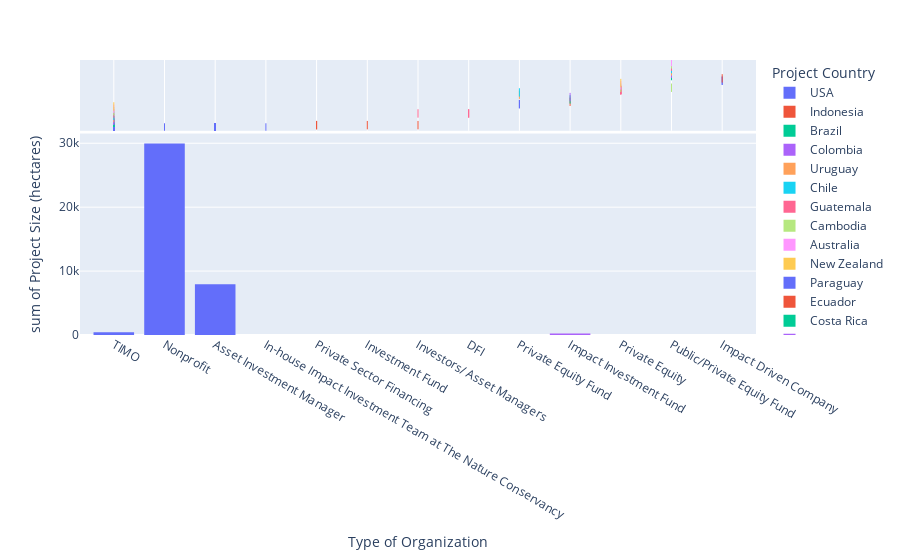

Notebook code cell kept with this figure:
### Code cell
fig = px.histogram(data, x="Type of Organization", y="Project Size (hectares)", marginal="rug",color ="Project Country")
fig.show()

### Figure 1 — Plotly figure (JSON) as saved in the notebook; plotly's stock layout.template omitted (floating-point values rounded to 4 significant figures)
{"data": [{"alignmentgroup": "True", "bingroup": "x", "histfunc": "sum", "hovertemplate": "Project Country=USA<br>Type of Organization=%{x}<br>sum of Project Size (hectares)=%{y}<extra></extra>", "legendgroup": "USA", "marker": {"color": "#636efa"}, "name": "USA", "offsetgroup": "USA", "orientation": "v", "showlegend": true, "type": "histogram", "x": ["TIMO", "TIMO", "TIMO", "TIMO", "TIMO", "TIMO", "TIMO", "TIMO", "TIMO", "TIMO", "TIMO", "TIMO", "Nonprofit", "TIMO", "TIMO", "TIMO", "TIMO", "TIMO", "TIMO", "TIMO", "Asset Investment Manager", "Asset Investment Manager", "Asset Investment Manager", "Asset Investment Manager", "Asset Investment Manager", "Asset Investment Manager", "Asset Investment Manager", "Asset Investment Manager", "Asset Investment Manager", "Asset Investment Manager", "Asset Investment Manager", "Asset Investment Manager", "Asset Investment Manager", "Asset Investment Manager", "Asset Investment Manager", "In-house Impact Investment Team at The Nature Conservancy"], "xaxis": "x", "y": ["10,000", "405", "4,046 per year", "273,972", "112,502", "38,594", "38,594", "64,749", "45,325", "45,325", "36,219", "29", "29947", "10,000", "10,000", "10,000", "10,000", "10,000", "10,000", "10,000", "1,336", "640", "640", "350", "2062", "1961", "761", "761", "1,031", "761", "2,596", "5,377", "5,377", "10,392", "16,000", "102,386"], "yaxis": "y"}, {"alignmentgroup": "True", "boxpoints": "all", "fillcolor": "rgba(255,255,255,0)", "hoveron": "points", "hovertemplate": "Project Country=USA<br>Type of Organization=%{x}<extra></extra>", "jitter": 0, "legendgroup": "USA", "line": {"color": "rgba(255,255,255,0)"}, "marker": {"color": "#636efa", "symbol": "line-ns-open"}, "name": "USA", "offsetgroup": "USA", "showlegend": false, "type": "box", "x": ["TIMO", "TIMO", "TIMO", "TIMO", "TIMO", "TIMO", "TIMO", "TIMO", "TIMO", "TIMO", "TIMO", "TIMO", "Nonprofit", "TIMO", "TIMO", "TIMO", "TIMO", "TIMO", "TIMO", "TIMO", "Asset Investment Manager", "Asset Investment Manager", "Asset Investment Manager", "Asset Investment Manager", "Asset Investment Manager", "Asset Investment Manager", "Asset Investment Manager", "Asset Investment Manager", "Asset Investment Manager", "Asset Investment Manager", "Asset Investment Manager", "Asset Investment Manager", "Asset Investment Manager", "Asset Investment Manager", "Asset Investment Manager", "In-house Impact Investment Team at The Nature Conservancy"], "xaxis": "x2", "yaxis": "y2"}, {"alignmentgroup": "True", "bingroup": "x", "histfunc": "sum", "hovertemplate": "Project Country=Indonesia<br>Type of Organization=%{x}<br>sum of Project Size (hectares)=%{y}<extra></extra>", "legendgroup": "Indonesia", "marker": {"color": "#EF553B"}, "name": "Indonesia", "offsetgroup": "Indonesia", "orientation": "v", "showlegend": true, "type": "histogram", "x": ["Private Sector Financing", "Private Sector Financing", "Investment Fund", "Investors/ Asset Managers"], "xaxis": "x", "y": ["70,000", "18,000", "93,000", "22,934"], "yaxis": "y"}, {"alignmentgroup": "True", "boxpoints": "all", "fillcolor": "rgba(255,255,255,0)", "hoveron": "points", "hovertemplate": "Project Country=Indonesia<br>Type of Organization=%{x}<extra></extra>", "jitter": 0, "legendgroup": "Indonesia", "line": {"color": "rgba(255,255,255,0)"}, "marker": {"color": "#EF553B", "symbol": "line-ns-open"}, "name": "Indonesia", "offsetgroup": "Indonesia", "showlegend": false, "type": "box", "x": ["Private Sector Financing", "Private Sector Financing", "Investment Fund", "Investors/ Asset Managers"], "xaxis": "x2", "yaxis": "y2"}, {"alignmentgroup": "True", "bingroup": "x", "histfunc": "sum", "hovertemplate": "Project Country=Brazil<br>Type of Organization=%{x}<br>sum of Project Size (hectares)=%{y}<extra></extra>", "legendgroup": "Brazil", "marker": {"color": "#00cc96"}, "name": "Brazil", "offsetgroup": "Brazil", "orientation": "v", "showlegend": true, "type": "histogram", "x": ["TIMO", "TIMO", "TIMO", "TIMO", "TIMO"], "xaxis": "x", "y": ["36,372", "12,594", "36,372", "12,594", "170,500"], "yaxis": "y"}, {"alignmentgroup": "True", "boxpoints": "all", "fillcolor": "rgba(255,255,255,0)", "hoveron": "points", "hovertemplate": "Project Country=Brazil<br>Type of Organization=%{x}<extra></extra>", "jitter": 0, "legendgroup": "Brazil", "line": {"color": "rgba(255,255,255,0)"}, "marker": {"color": "#00cc96", "symbol": "line-ns-open"}, "name": "Brazil", "offsetgroup": "Brazil", "showlegend": false, "type": "box", "x": ["TIMO", "TIMO", "TIMO", "TIMO", "TIMO"], "xaxis": "x2", "yaxis": "y2"}, {"alignmentgroup": "True", "bingroup": "x", "histfunc": "sum", "hovertemplate": "Project Country=Colombia<br>Type of Organization=%{x}<br>sum of Project Size (hectares)=%{y}<extra></extra>", "legendgroup": "Colombia", "marker": {"color": "#ab63fa"}, "name": "Colombia", "offsetgroup": "Colombia", "orientation": "v", "showlegend": true, "type": "histogram", "x": ["TIMO", "TIMO", "TIMO"], "xaxis": "x", "y": ["24,172", "24,172", "25,500"], "yaxis": "y"}, {"alignmentgroup": "True", "boxpoints": "all", "fillcolor": "rgba(255,255,255,0)", "hoveron": "points", "hovertemplate": "Project Country=Colombia<br>Type of Organization=%{x}<extra></extra>", "jitter": 0, "legendgroup": "Colombia", "line": {"color": "rgba(255,255,255,0)"}, "marker": {"color": "#ab63fa", "symbol": "line-ns-open"}, "name": "Colombia", "offsetgroup": "Colombia", "showlegend": false, "type": "box", "x": ["TIMO", "TIMO", "TIMO"], "xaxis": "x2", "yaxis": "y2"}, {"alignmentgroup": "True", "bingroup": "x", "histfunc": "sum", "hovertemplate": "Project Country=Uruguay<br>Type of Organization=%{x}<br>sum of Project Size (hectares)=%{y}<extra></extra>", "legendgroup": "Uruguay", "marker": {"color": "#FFA15A"}, "name": "Uruguay", "offsetgroup": "Uruguay", "orientation": "v", "showlegend": true, "type": "histogram", "x": ["TIMO"], "xaxis": "x", "y": ["68,000"], "yaxis": "y"}, {"alignmentgroup": "True", "boxpoints": "all", "fillcolor": "rgba(255,255,255,0)", "hoveron": "points", "hovertemplate": "Project Country=Uruguay<br>Type of Organization=%{x}<extra></extra>", "jitter": 0, "legendgroup": "Uruguay", "line": {"color": "rgba(255,255,255,0)"}, "marker": {"color": "#FFA15A", "symbol": "line-ns-open"}, "name": "Uruguay", "offsetgroup": "Uruguay", "showlegend": false, "type": "box", "x": ["TIMO"], "xaxis": "x2", "yaxis": "y2"}, {"alignmentgroup": "True", "bingroup": "x", "histfunc": "sum", "hovertemplate": "Project Country=Chile<br>Type of Organization=%{x}<br>sum of Project Size (hectares)=%{y}<extra></extra>", "legendgroup": "Chile", "marker": {"color": "#19d3f3"}, "name": "Chile", "offsetgroup": "Chile", "orientation": "v", "showlegend": true, "type": "histogram", "x": ["TIMO"], "xaxis": "x", "y": ["106,000"], "yaxis": "y"}, {"alignmentgroup": "True", "boxpoints": "all", "fillcolor": "rgba(255,255,255,0)", "hoveron": "points", "hovertemplate": "Project Country=Chile<br>Type of Organization=%{x}<extra></extra>", "jitter": 0, "legendgroup": "Chile", "line": {"color": "rgba(255,255,255,0)"}, "marker": {"color": "#19d3f3", "symbol": "line-ns-open"}, "name": "Chile", "offsetgroup": "Chile", "showlegend": false, "type": "box", "x": ["TIMO"], "xaxis": "x2", "yaxis": "y2"}, {"alignmentgroup": "True", "bingroup": "x", "histfunc": "sum", "hovertemplate": "Project Country=Guatemala<br>Type of Organization=%{x}<br>sum of Project Size (hectares)=%{y}<extra></extra>", "legendgroup": "Guatemala", "marker": {"color": "#FF6692"}, "name": "Guatemala", "offsetgroup": "Guatemala", "orientation": "v", "showlegend": true, "type": "histogram", "x": ["TIMO", "Investors/ Asset Managers", "DFI", "DFI"], "xaxis": "x", "y": ["19,000", "2,406", "10,000", "10,000"], "yaxis": "y"}, {"alignmentgroup": "True", "boxpoints": "all", "fillcolor": "rgba(255,255,255,0)", "hoveron": "points", "hovertemplate": "Project Country=Guatemala<br>Type of Organization=%{x}<extra></extra>", "jitter": 0, "legendgroup": "Guatemala", "line": {"color": "rgba(255,255,255,0)"}, "marker": {"color": "#FF6692", "symbol": "line-ns-open"}, "name": "Guatemala", "offsetgroup": "Guatemala", "showlegend": false, "type": "box", "x": ["TIMO", "Investors/ Asset Managers", "DFI", "DFI"], "xaxis": "x2", "yaxis": "y2"}, {"alignmentgroup": "True", "bingroup": "x", "histfunc": "sum", "hovertemplate": "Project Country=Cambodia<br>Type of Organization=%{x}<br>sum of Project Size (hectares)=%{y}<extra></extra>", "legendgroup": "Cambodia", "marker": {"color": "#B6E880"}, "name": "Cambodia", "offsetgroup": "Cambodia", "orientation": "v", "showlegend": true, "type": "histogram", "x": ["TIMO"], "xaxis": "x", "y": ["9,000"], "yaxis": "y"}, {"alignmentgroup": "True", "boxpoints": "all", "fillcolor": "rgba(255,255,255,0)", "hoveron": "points", "hovertemplate": "Project Country=Cambodia<br>Type of Organization=%{x}<extra></extra>", "jitter": 0, "legendgroup": "Cambodia", "line": {"color": "rgba(255,255,255,0)"}, "marker": {"color": "#B6E880", "symbol": "line-ns-open"}, "name": "Cambodia", "offsetgroup": "Cambodia", "showlegend": false, "type": "box", "x": ["TIMO"], "xaxis": "x2", "yaxis": "y2"}, {"alignmentgroup": "True", "bingroup": "x", "histfunc": "sum", "hovertemplate": "Project Country=Australia<br>Type of Organization=%{x}<br>sum of Project Size (hectares)=%{y}<extra></extra>", "legendgroup": "Australia", "marker": {"color": "#FF97FF"}, "name": "Australia", "offsetgroup": "Australia", "orientation": "v", "showlegend": true, "type": "histogram", "x": ["TIMO"], "xaxis": "x", "y": ["266,500"], "yaxis": "y"}, {"alignmentgroup": "True", "boxpoints": "all", "fillcolor": "rgba(255,255,255,0)", "hoveron": "points", "hovertemplate": "Project Country=Australia<br>Type of Organization=%{x}<extra></extra>", "jitter": 0, "legendgroup": "Australia", "line": {"color": "rgba(255,255,255,0)"}, "marker": {"color": "#FF97FF", "symbol": "line-ns-open"}, "name": "Australia", "offsetgroup": "Australia", "showlegend": false, "type": "box", "x": ["TIMO"], "xaxis": "x2", "yaxis": "y2"}, {"alignmentgroup": "True", "bingroup": "x", "histfunc": "sum", "hovertemplate": "Project Country=New Zealand<br>Type of Organization=%{x}<br>sum of Project Size (hectares)=%{y}<extra></extra>", "legendgroup": "New Zealand", "marker": {"color": "#FECB52"}, "name": "New Zealand", "offsetgroup": "New Zealand", "orientation": "v", "showlegend": true, "type": "histogram", "x": ["TIMO"], "xaxis": "x", "y": ["33,500"], "yaxis": "y"}, {"alignmentgroup": "True", "boxpoints": "all", "fillcolor": "rgba(255,255,255,0)", "hoveron": "points", "hovertemplate": "Project Country=New Zealand<br>Type of Organization=%{x}<extra></extra>", "jitter": 0, "legendgroup": "New Zealand", "line": {"color": "rgba(255,255,255,0)"}, "marker": {"color": "#FECB52", "symbol": "line-ns-open"}, "name": "New Zealand", "offsetgroup": "New Zealand", "showlegend": false, "type": "box", "x": ["TIMO"], "xaxis": "x2", "yaxis": "y2"}, {"alignmentgroup": "True", "bingroup": "x", "histfunc": "sum", "hovertemplate": "Project Country=Paraguay<br>Type of Organization=%{x}<br>sum of Project Size (hectares)=%{y}<extra></extra>", "legendgroup": "Paraguay", "marker": {"color": "#636efa"}, "name": "Paraguay", "offsetgroup": "Paraguay", "orientation": "v", "showlegend": true, "type": "histogram", "x": ["Private Equity Fund", "Private Equity Fund"], "xaxis": "x", "y": ["24,000", "2,658"], "yaxis": "y"}, {"alignmentgroup": "True", "boxpoints": "all", "fillcolor": "rgba(255,255,255,0)", "hoveron": "points", "hovertemplate": "Project Country=Paraguay<br>Type of Organization=%{x}<extra></extra>", "jitter": 0, "legendgroup": "Paraguay", "line": {"color": "rgba(255,255,255,0)"}, "marker": {"color": "#636efa", "symbol": "line-ns-open"}, "name": "Paraguay", "offsetgroup": "Paraguay", "showlegend": false, "type": "box", "x": ["Private Equity Fund", "Private Equity Fund"], "xaxis": "x2", "yaxis": "y2"}, {"alignmentgroup": "True", "bingroup": "x", "histfunc": "sum", "hovertemplate": "Project Country=Ecuador<br>Type of Organization=%{x}<br>sum of Project Size (hectares)=%{y}<extra></extra>", "legendgroup": "Ecuador", "marker": {"color": "#EF553B"}, "name": "Ecuador", "offsetgroup": "Ecuador", "orientation": "v", "showlegend": true, "type": "histogram", "x": ["Impact Investment Fund"], "xaxis": "x", "y": ["17,655"], "yaxis": "y"}, {"alignmentgroup": "True", "boxpoints": "all", "fillcolor": "rgba(255,255,255,0)", "hoveron": "points", "hovertemplate": "Project Country=Ecuador<br>Type of Organization=%{x}<extra></extra>", "jitter": 0, "legendgroup": "Ecuador", "line": {"color": "rgba(255,255,255,0)"}, "marker": {"color": "#EF553B", "symbol": "line-ns-open"}, "name": "Ecuador", "offsetgroup": "Ecuador", "showlegend": false, "type": "box", "x": ["Impact Investment Fund"], "xaxis": "x2", "yaxis": "y2"}, {"alignmentgroup": "True", "bingroup": "x", "histfunc": "sum", "hovertemplate": "Project Country=Costa Rica<br>Type of Organization=%{x}<br>sum of Project Size (hectares)=%{y}<extra></extra>", "legendgroup": "Costa Rica", "marker": {"color": "#00cc96"}, "name": "Costa Rica", "offsetgroup": "Costa Rica", "orientation": "v", "showlegend": true, "type": "histogram", "x": ["Impact Investment Fund"], "xaxis": "x", "y": ["2,400"], "yaxis": "y"}, {"alignmentgroup": "True", "boxpoints": "all", "fillcolor": "rgba(255,255,255,0)", "hoveron": "points", "hovertemplate": "Project Country=Costa Rica<br>Type of Organization=%{x}<extra></extra>", "jitter": 0, "legendgroup": "Costa Rica", "line": {"color": "rgba(255,255,255,0)"}, "marker": {"color": "#00cc96", "symbol": "line-ns-open"}, "name": "Costa Rica", "offsetgroup": "Costa Rica", "showlegend": false, "type": "box", "x": ["Impact Investment Fund"], "xaxis": "x2", "yaxis": "y2"}, {"alignmentgroup": "True", "bingroup": "x", "histfunc": "sum", "hovertemplate": "Project Country=El Salvador<br>Type of Organization=%{x}<br>sum of Project Size (hectares)=%{y}<extra></extra>", "legendgroup": "El Salvador", "marker": {"color": "#ab63fa"}, "name": "El Salvador", "offsetgroup": "El Salvador", "orientation": "v", "showlegend": true, "type": "histogram", "x": ["Impact Investment Fund"], "xaxis": "x", "y": ["255"], "yaxis": "y"}, {"alignmentgroup": "True", "boxpoints": "all", "fillcolor": "rgba(255,255,255,0)", "hoveron": "points", "hovertemplate": "Project Country=El Salvador<br>Type of Organization=%{x}<extra></extra>", "jitter": 0, "legendgroup": "El Salvador", "line": {"color": "rgba(255,255,255,0)"}, "marker": {"color": "#ab63fa", "symbol": "line-ns-open"}, "name": "El Salvador", "offsetgroup": "El Salvador", "showlegend": false, "type": "box", "x": ["Impact Investment Fund"], "xaxis": "x2", "yaxis": "y2"}, {"alignmentgroup": "True", "bingroup": "x", "histfunc": "sum", "hovertemplate": "Project Country=Sierra Leone<br>Type of Organization=%{x}<br>sum of Project Size (hectares)=%{y}<extra></extra>", "legendgroup": "Sierra Leone", "marker": {"color": "#FFA15A"}, "name": "Sierra Leone", "offsetgroup": "Sierra Leone", "orientation": "v", "showlegend": true, "type": "histogram", "x": ["Private Equity Fund"], "xaxis": "x", "y": ["10,000"], "yaxis": "y"}, {"alignmentgroup": "True", "boxpoints": "all", "fillcolor": "rgba(255,255,255,0)", "hoveron": "points", "hovertemplate": "Project Country=Sierra Leone<br>Type of Organization=%{x}<extra></extra>", "jitter": 0, "legendgroup": "Sierra Leone", "line": {"color": "rgba(255,255,255,0)"}, "marker": {"color": "#FFA15A", "symbol": "line-ns-open"}, "name": "Sierra Leone", "offsetgroup": "Sierra Leone", "showlegend": false, "type": "box", "x": ["Private Equity Fund"], "xaxis": "x2", "yaxis": "y2"}, {"alignmentgroup": "True", "bingroup": "x", "histfunc": "sum", "hovertemplate": "Project Country=Ghana<br>Type of Organization=%{x}<br>sum of Project Size (hectares)=%{y}<extra></extra>", "legendgroup": "Ghana", "marker": {"color": "#19d3f3"}, "name": "Ghana", "offsetgroup": "Ghana", "orientation": "v", "showlegend": true, "type": "histogram", "x": ["Private Equity Fund"], "xaxis": "x", "y": ["10,000"], "yaxis": "y"}, {"alignmentgroup": "True", "boxpoints": "all", "fillcolor": "rgba(255,255,255,0)", "hoveron": "points", "hovertemplate": "Project Country=Ghana<br>Type of Organization=%{x}<extra></extra>", "jitter": 0, "legendgroup": "Ghana", "line": {"color": "rgba(255,255,255,0)"}, "marker": {"color": "#19d3f3", "symbol": "line-ns-open"}, "name": "Ghana", "offsetgroup": "Ghana", "showlegend": false, "type": "box", "x": ["Private Equity Fund"], "xaxis": "x2", "yaxis": "y2"}, {"alignmentgroup": "True", "bingroup": "x", "histfunc": "sum", "hovertemplate": "Project Country=South Africa<br>Type of Organization=%{x}<br>sum of Project Size (hectares)=%{y}<extra></extra>", "legendgroup": "South Africa", "marker": {"color": "#FF6692"}, "name": "South Africa", "offsetgroup": "South Africa", "orientation": "v", "showlegend": true, "type": "histogram", "x": ["Private Equity", "Private Equity", "Private Equity", "Private Equity", "Private Equity", "Private Equity"], "xaxis": "x", "y": ["6,400", "57,100", "57,100", "57,100", "8,300", "3,671"], "yaxis": "y"}, {"alignmentgroup": "True", "boxpoints": "all", "fillcolor": "rgba(255,255,255,0)", "hoveron": "points", "hovertemplate": "Project Country=South Africa<br>Type of Organization=%{x}<extra></extra>", "jitter": 0, "legendgroup": "South Africa", "line": {"color": "rgba(255,255,255,0)"}, "marker": {"color": "#FF6692", "symbol": "line-ns-open"}, "name": "South Africa", "offsetgroup": "South Africa", "showlegend": false, "type": "box", "x": ["Private Equity", "Private Equity", "Private Equity", "Private Equity", "Private Equity", "Private Equity"], "xaxis": "x2", "yaxis": "y2"}, {"alignmentgroup": "True", "bingroup": "x", "histfunc": "sum", "hovertemplate": "Project Country=Tanzania<br>Type of Organization=%{x}<br>sum of Project Size (hectares)=%{y}<extra></extra>", "legendgroup": "Tanzania", "marker": {"color": "#B6E880"}, "name": "Tanzania", "offsetgroup": "Tanzania", "orientation": "v", "showlegend": true, "type": "histogram", "x": ["Private Equity", "Public/Private Equity Fund"], "xaxis": "x", "y": ["28,000", "5.2 million (committed)"], "yaxis": "y"}, {"alignmentgroup": "True", "boxpoints": "all", "fillcolor": "rgba(255,255,255,0)", "hoveron": "points", "hovertemplate": "Project Country=Tanzania<br>Type of Organization=%{x}<extra></extra>", "jitter": 0, "legendgroup": "Tanzania", "line": {"color": "rgba(255,255,255,0)"}, "marker": {"color": "#B6E880", "symbol": "line-ns-open"}, "name": "Tanzania", "offsetgroup": "Tanzania", "showlegend": false, "type": "box", "x": ["Private Equity", "Public/Private Equity Fund"], "xaxis": "x2", "yaxis": "y2"}, {"alignmentgroup": "True", "bingroup": "x", "histfunc": "sum", "hovertemplate": "Project Country=Swaziland<br>Type of Organization=%{x}<br>sum of Project Size (hectares)=%{y}<extra></extra>", "legendgroup": "Swaziland", "marker": {"color": "#FF97FF"}, "name": "Swaziland", "offsetgroup": "Swaziland", "orientation": "v", "showlegend": true, "type": "histogram", "x": ["Private Equity"], "xaxis": "x", "y": ["31,500"], "yaxis": "y"}, {"alignmentgroup": "True", "boxpoints": "all", "fillcolor": "rgba(255,255,255,0)", "hoveron": "points", "hovertemplate": "Project Country=Swaziland<br>Type of Organization=%{x}<extra></extra>", "jitter": 0, "legendgroup": "Swaziland", "line": {"color": "rgba(255,255,255,0)"}, "marker": {"color": "#FF97FF", "symbol": "line-ns-open"}, "name": "Swaziland", "offsetgroup": "Swaziland", "showlegend": false, "type": "box", "x": ["Private Equity"], "xaxis": "x2", "yaxis": "y2"}, {"alignmentgroup": "True", "bingroup": "x", "histfunc": "sum", "hovertemplate": "Project Country=Gabon<br>Type of Organization=%{x}<br>sum of Project Size (hectares)=%{y}<extra></extra>", "legendgroup": "Gabon", "marker": {"color": "#FECB52"}, "name": "Gabon", "offsetgroup": "Gabon", "orientation": "v", "showlegend": true, "type": "histogram", "x": ["Private Equity"], "xaxis": "x", "y": ["568,543"], "yaxis": "y"}, {"alignmentgroup": "True", "boxpoints": "all", "fillcolor": "rgba(255,255,255,0)", "hoveron": "points", "hovertemplate": "Project Country=Gabon<br>Type of Organization=%{x}<extra></extra>", "jitter": 0, "legendgroup": "Gabon", "line": {"color": "rgba(255,255,255,0)"}, "marker": {"color": "#FECB52", "symbol": "line-ns-open"}, "name": "Gabon", "offsetgroup": "Gabon", "showlegend": false, "type": "box", "x": ["Private Equity"], "xaxis": "x2", "yaxis": "y2"}, {"alignmentgroup": "True", "bingroup": "x", "histfunc": "sum", "hovertemplate": "Project Country=Pan-African<br>Type of Organization=%{x}<br>sum of Project Size (hectares)=%{y}<extra></extra>", "legendgroup": "Pan-African", "marker": {"color": "#636efa"}, "name": "Pan-African", "offsetgroup": "Pan-African", "orientation": "v", "showlegend": true, "type": "histogram", "x": ["Impact Driven Company", "Impact Driven Company"], "xaxis": "x", "y": ["10,000", "10,000"], "yaxis": "y"}, {"alignmentgroup": "True", "boxpoints": "all", "fillcolor": "rgba(255,255,255,0)", "hoveron": "points", "hovertemplate": "Project Country=Pan-African<br>Type of Organization=%{x}<extra></extra>", "jitter": 0, "legendgroup": "Pan-African", "line": {"color": "rgba(255,255,255,0)"}, "marker": {"color": "#636efa", "symbol": "line-ns-open"}, "name": "Pan-African", "offsetgroup": "Pan-African", "showlegend": false, "type": "box", "x": ["Impact Driven Company", "Impact Driven Company"], "xaxis": "x2", "yaxis": "y2"}, {"alignmentgroup": "True", "bingroup": "x", "histfunc": "sum", "hovertemplate": "Project Country=Portugal<br>Type of Organization=%{x}<br>sum of Project Size (hectares)=%{y}<extra></extra>", "legendgroup": "Portugal", "marker": {"color": "#EF553B"}, "name": "Portugal", "offsetgroup": "Portugal", "orientation": "v", "showlegend": true, "type": "histogram", "x": ["Impact Driven Company"], "xaxis": "x", "y": ["3,900"], "yaxis": "y"}, {"alignmentgroup": "True", "boxpoints": "all", "fillcolor": "rgba(255,255,255,0)", "hoveron": "points", "hovertemplate": "Project Country=Portugal<br>Type of Organization=%{x}<extra></extra>", "jitter": 0, "legendgroup": "Portugal", "line": {"color": "rgba(255,255,255,0)"}, "marker": {"color": "#EF553B", "symbol": "line-ns-open"}, "name": "Portugal", "offsetgroup": "Portugal", "showlegend": false, "type": "box", "x": ["Impact Driven Company"], "xaxis": "x2", "yaxis": "y2"}, {"alignmentgroup": "True", "bingroup": "x", "histfunc": "sum", "hovertemplate": "Project Country=Ethiopia<br>Type of Organization=%{x}<br>sum of Project Size (hectares)=%{y}<extra></extra>", "legendgroup": "Ethiopia", "marker": {"color": "#00cc96"}, "name": "Ethiopia", "offsetgroup": "Ethiopia", "orientation": "v", "showlegend": true, "type": "histogram", "x": ["Public/Private Equity Fund"], "xaxis": "x", "y": ["15 million (committed)"], "yaxis": "y"}, {"alignmentgroup": "True", "boxpoints": "all", "fillcolor": "rgba(255,255,255,0)", "hoveron": "points", "hovertemplate": "Project Country=Ethiopia<br>Type of Organization=%{x}<extra></extra>", "jitter": 0, "legendgroup": "Ethiopia", "line": {"color": "rgba(255,255,255,0)"}, "marker": {"color": "#00cc96", "symbol": "line-ns-open"}, "name": "Ethiopia", "offsetgroup": "Ethiopia", "showlegend": false, "type": "box", "x": ["Public/Private Equity Fund"], "xaxis": "x2", "yaxis": "y2"}, {"alignmentgroup": "True", "bingroup": "x", "histfunc": "sum", "hovertemplate": "Project Country=Nigeria<br>Type of Organization=%{x}<br>sum of Project Size (hectares)=%{y}<extra></extra>", "legendgroup": "Nigeria", "marker": {"color": "#ab63fa"}, "name": "Nigeria", "offsetgroup": "Nigeria", "orientation": "v", "showlegend": true, "type": "histogram", "x": ["Public/Private Equity Fund"], "xaxis": "x", "y": ["4 million  (committed)"], "yaxis": "y"}, {"alignmentgroup": "True", "boxpoints": "all", "fillcolor": "rgba(255,255,255,0)", "hoveron": "points", "hovertemplate": "Project Country=Nigeria<br>Type of Organization=%{x}<extra></extra>", "jitter": 0, "legendgroup": "Nigeria", "line": {"color": "rgba(255,255,255,0)"}, "marker": {"color": "#ab63fa", "symbol": "line-ns-open"}, "name": "Nigeria", "offsetgroup": "Nigeria", "showlegend": false, "type": "box", "x": ["Public/Private Equity Fund"], "xaxis": "x2", "yaxis": "y2"}, {"alignmentgroup": "True", "bingroup": "x", "histfunc": "sum", "hovertemplate": "Project Country=Senegal<br>Type of Organization=%{x}<br>sum of Project Size (hectares)=%{y}<extra></extra>", "legendgroup": "Senegal", "marker": {"color": "#FFA15A"}, "name": "Senegal", "offsetgroup": "Senegal", "orientation": "v", "showlegend": true, "type": "histogram", "x": ["Public/Private Equity Fund"], "xaxis": "x", "y": ["2 million (committed)"], "yaxis": "y"}, {"alignmentgroup": "True", "boxpoints": "all", "fillcolor": "rgba(255,255,255,0)", "hoveron": "points", "hovertemplate": "Project Country=Senegal<br>Type of Organization=%{x}<extra></extra>", "jitter": 0, "legendgroup": "Senegal", "line": {"color": "rgba(255,255,255,0)"}, "marker": {"color": "#FFA15A", "symbol": "line-ns-open"}, "name": "Senegal", "offsetgroup": "Senegal", "showlegend": false, "type": "box", "x": ["Public/Private Equity Fund"], "xaxis": "x2", "yaxis": "y2"}, {"alignmentgroup": "True", "bingroup": "x", "histfunc": "sum", "hovertemplate": "Project Country=Rwanda<br>Type of Organization=%{x}<br>sum of Project Size (hectares)=%{y}<extra></extra>", "legendgroup": "Rwanda", "marker": {"color": "#19d3f3"}, "name": "Rwanda", "offsetgroup": "Rwanda", "orientation": "v", "showlegend": true, "type": "histogram", "x": ["Public/Private Equity Fund"], "xaxis": "x", "y": ["2 million (committed)"], "yaxis": "y"}, {"alignmentgroup": "True", "boxpoints": "all", "fillcolor": "rgba(255,255,255,0)", "hoveron": "points", "hovertemplate": "Project Country=Rwanda<br>Type of Organization=%{x}<extra></extra>", "jitter": 0, "legendgroup": "Rwanda", "line": {"color": "rgba(255,255,255,0)"}, "marker": {"color": "#19d3f3", "symbol": "line-ns-open"}, "name": "Rwanda", "offsetgroup": "Rwanda", "showlegend": false, "type": "box", "x": ["Public/Private Equity Fund"], "xaxis": "x2", "yaxis": "y2"}, {"alignmentgroup": "True", "bingroup": "x", "histfunc": "sum", "hovertemplate": "Project Country=Niger<br>Type of Organization=%{x}<br>sum of Project Size (hectares)=%{y}<extra></extra>", "legendgroup": "Niger", "marker": {"color": "#FF6692"}, "name": "Niger", "offsetgroup": "Niger", "orientation": "v", "showlegend": true, "type": "histogram", "x": ["Public/Private Equity Fund"], "xaxis": "x", "y": ["3.2 million (committed)"], "yaxis": "y"}, {"alignmentgroup": "True", "boxpoints": "all", "fillcolor": "rgba(255,255,255,0)", "hoveron": "points", "hovertemplate": "Project Country=Niger<br>Type of Organization=%{x}<extra></extra>", "jitter": 0, "legendgroup": "Niger", "line": {"color": "rgba(255,255,255,0)"}, "marker": {"color": "#FF6692", "symbol": "line-ns-open"}, "name": "Niger", "offsetgroup": "Niger", "showlegend": false, "type": "box", "x": ["Public/Private Equity Fund"], "xaxis": "x2", "yaxis": "y2"}, {"alignmentgroup": "True", "bingroup": "x", "histfunc": "sum", "hovertemplate": "Project Country=Mozambique<br>Type of Organization=%{x}<br>sum of Project Size (hectares)=%{y}<extra></extra>", "legendgroup": "Mozambique", "marker": {"color": "#B6E880"}, "name": "Mozambique", "offsetgroup": "Mozambique", "orientation": "v", "showlegend": true, "type": "histogram", "x": ["Public/Private Equity Fund"], "xaxis": "x", "y": ["1 million (committed)"], "yaxis": "y"}, {"alignmentgroup": "True", "boxpoints": "all", "fillcolor": "rgba(255,255,255,0)", "hoveron": "points", "hovertemplate": "Project Country=Mozambique<br>Type of Organization=%{x}<extra></extra>", "jitter": 0, "legendgroup": "Mozambique", "line": {"color": "rgba(255,255,255,0)"}, "marker": {"color": "#B6E880", "symbol": "line-ns-open"}, "name": "Mozambique", "offsetgroup": "Mozambique", "showlegend": false, "type": "box", "x": ["Public/Private Equity Fund"], "xaxis": "x2", "yaxis": "y2"}, {"alignmentgroup": "True", "bingroup": "x", "histfunc": "sum", "hovertemplate": "Project Country=Malawi<br>Type of Organization=%{x}<br>sum of Project Size (hectares)=%{y}<extra></extra>", "legendgroup": "Malawi", "marker": {"color": "#FF97FF"}, "name": "Malawi", "offsetgroup": "Malawi", "orientation": "v", "showlegend": true, "type": "histogram", "x": ["Public/Private Equity Fund"], "xaxis": "x", "y": ["4.5 million (committed)"], "yaxis": "y"}, {"alignmentgroup": "True", "boxpoints": "all", "fillcolor": "rgba(255,255,255,0)", "hoveron": "points", "hovertemplate": "Project Country=Malawi<br>Type of Organization=%{x}<extra></extra>", "jitter": 0, "legendgroup": "Malawi", "line": {"color": "rgba(255,255,255,0)"}, "marker": {"color": "#FF97FF", "symbol": "line-ns-open"}, "name": "Malawi", "offsetgroup": "Malawi", "showlegend": false, "type": "box", "x": ["Public/Private Equity Fund"], "xaxis": "x2", "yaxis": "y2"}], "layout": {"barmode": "relative", "legend": {"title": {"text": "Project Country"}, "tracegroupgap": 0}, "margin": {"t": 60}, "xaxis": {"anchor": "y", "domain": [0, 1], "title": {"text": "Type of Organization"}}, "xaxis2": {"anchor": "y2", "domain": [0, 1], "matches": "x", "showgrid": true, "showticklabels": false}, "yaxis": {"anchor": "x", "domain": [0, 0.7326], "title": {"text": "sum of Project Size (hectares)"}}, "yaxis2": {"anchor": "x2", "domain": [0.7426, 1], "matches": "y2", "showgrid": false, "showline": false, "showticklabels": false, "ticks": ""}}}
